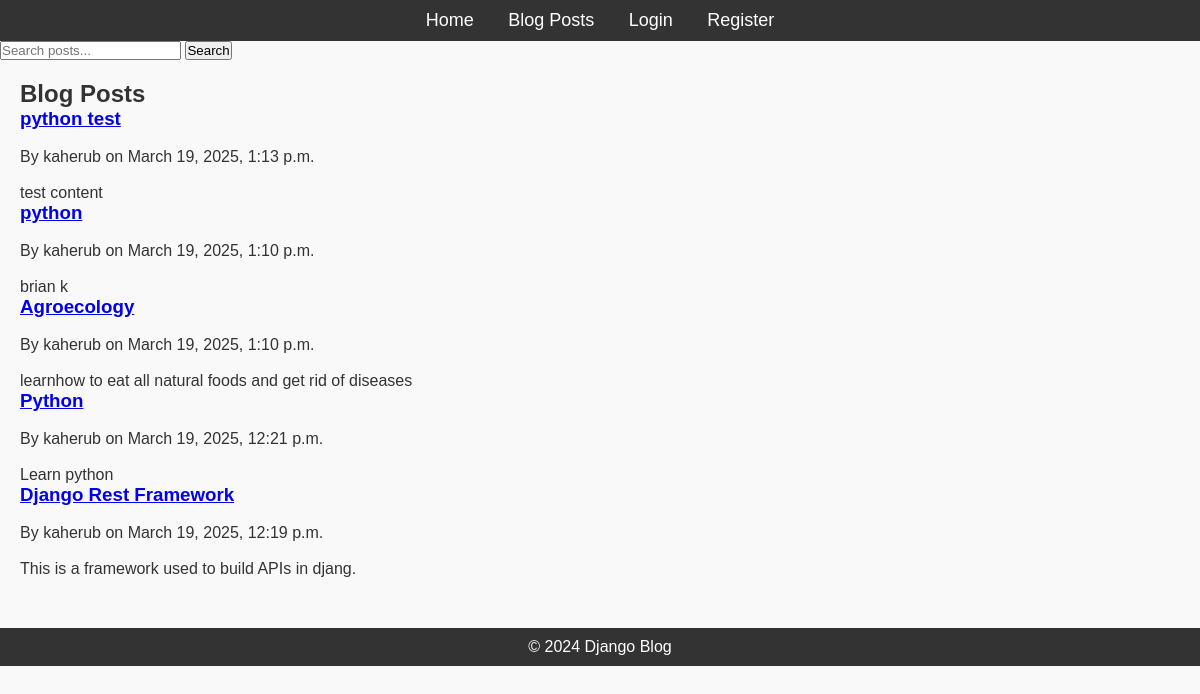
Before: / with the older database file.
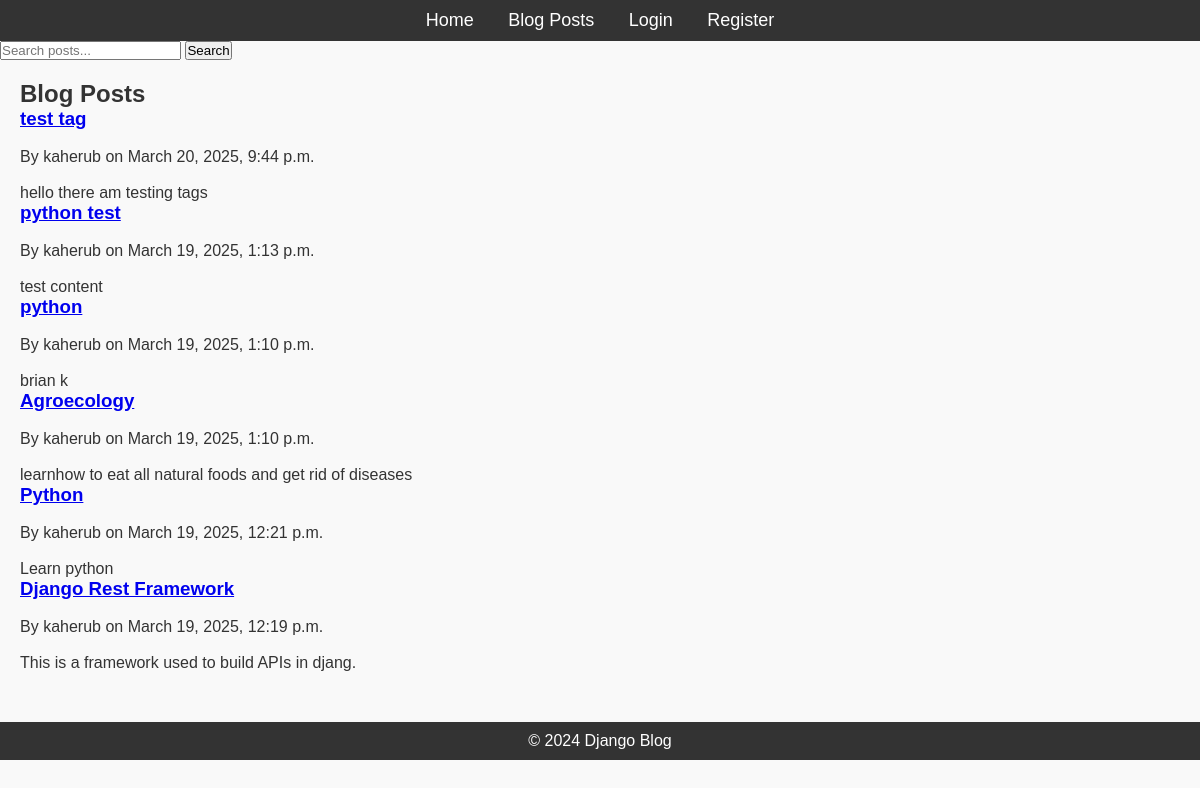
After: the same page with the newer database file.
### blog/models.py (models this page shows, shortened)
class Post(models.Model):
    title = models.CharField(max_length = 200)
    content = models.TextField()
    published_date = models.DateTimeField(auto_now_add = True)
    author = models.ForeignKey(User, on_delete=models.CASCADE, related_name = 'posts')
    tags = TaggableManager()  # include the tags attribut to the post model

### blog/views.py (the view)
# urls.py: path('',PostListView.as_view(), name = 'posts_home'),
class PostListView(ListView):
    model = Post
    template_name = 'blog/post_list.html'
    context_object_name = 'posts'
    ordering = ['-published_date'] # this one orders the post in decending order from the newest to the oldest using the -

### blog/templates/blog/post_list.html
{% extends "blog/base.html" %}
{% block content %}
    <h2>Blog Posts</h2>
    {% for post in posts %}
        <div>
            <h3><a href="{% url 'post_detail' post.pk %}">{{ post.title }}</a></h3>
            <br>
            <p>By {{ post.author }} on {{ post.published_date }}</p>
            <br>
            <p>{{ post.content|truncatewords:20 }}</p>
        </div>
    {% endfor %}
{% endblock %}

Changed rows visible on the page:
added Post: title "test tag", author "kaherub", published_date "March 20, 2025, 9:44 p.m.", content "hello there am testing tags"
